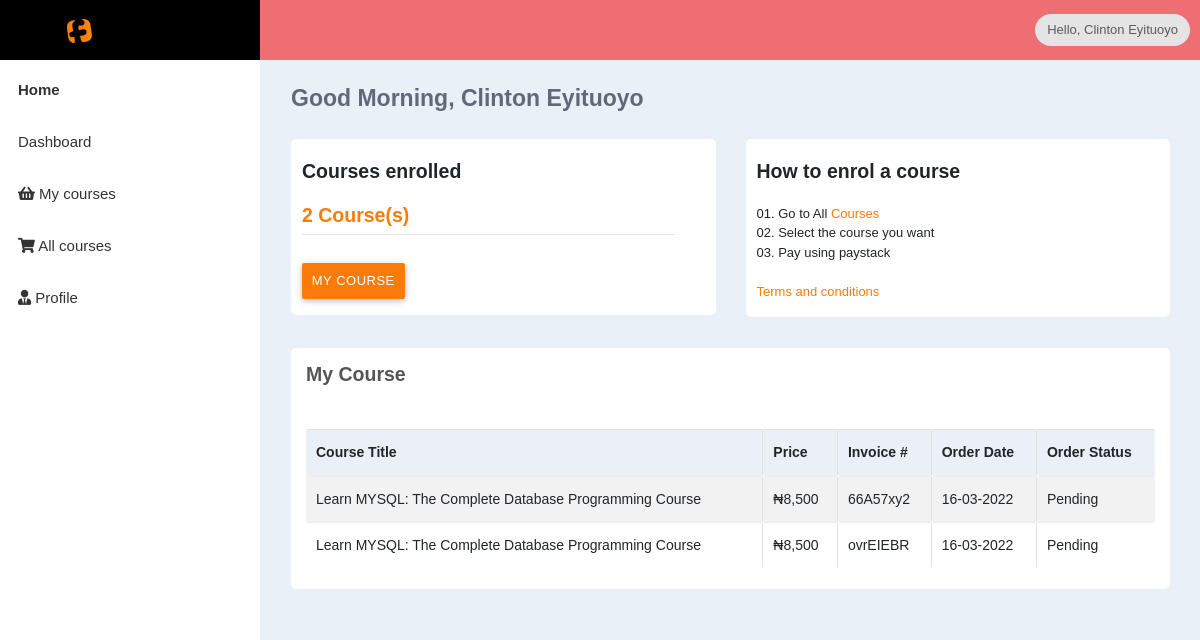
Page /dashboard/index.php (signed in) on the committed database.
### tables this page shows
CREATE TABLE `users` (
  `id` int(11) NOT NULL,
  `fullname` varchar(255) NOT NULL,
  `email` varchar(255) NOT NULL,
  `mobile` varchar(16) NOT NULL,
  `password` text NOT NULL,
  `city` varchar(255) DEFAULT NULL,
  `state` varchar(255) DEFAULT NULL,
  `address` text DEFAULT NULL,
  `forgetpasswordcode` text DEFAULT NULL,
  `created` timestamp NOT NULL DEFAULT current_timestamp(),
  `modified` timestamp NOT NULL DEFAULT current_timestamp() ON UPDATE current_timestamp()
);

CREATE TABLE `orders` (
  `id` int(11) NOT NULL,
  `users_id` int(11) NOT NULL,
  `date_paid` varchar(255) NOT NULL,
  `invoice` varchar(10) NOT NULL,
  `amount` varchar(255) NOT NULL,
  `statuses_id` int(11) NOT NULL DEFAULT 1,
  `course_id` int(11) NOT NULL,
  `created` timestamp NOT NULL DEFAULT current_timestamp(),
  `modified` timestamp NOT NULL DEFAULT current_timestamp() ON UPDATE current_timestamp()
);

CREATE TABLE `courses` (
  `id` int(11) NOT NULL,
  `title` text NOT NULL,
  `slug` text NOT NULL,
  `price` varchar(11) NOT NULL,
  `description` text NOT NULL,
  `img` text DEFAULT NULL,
  `category` int(11) NOT NULL,
  `instructor` int(11) DEFAULT NULL,
  `created` timestamp NOT NULL DEFAULT current_timestamp(),
  `modified` timestamp NOT NULL DEFAULT current_timestamp() ON UPDATE current_timestamp()
);

CREATE TABLE `statuses` (
  `id` int(11) NOT NULL,
  `status` varchar(50) NOT NULL
);

### scripts/php/functions.php (called while the page is built, shortened)
<?php
require_once "helpers/Database.php";
    function fetchCourseTitle($id){
        $fetch = sprintf("SELECT * FROM `courses` WHERE `id`='%d'", $id);
        $countId = Database::Query($fetch, 'all-basket');
        return $countId;
    }
    function fetchUserLogin($email){
        $fetch = sprintf('SELECT * FROM `users` WHERE `email` = "%s"', $email);
        return Database::Query($fetch);
    }
    function getOrders($id){
        $fetch = sprintf('SELECT * FROM `orders` WHERE `users_id` = "%d" ORDER BY `id` DESC', $id);
        $countId = Database::Query($fetch, 's');
        return $countId;
    }
    function getStatus($id){
        $fetch = sprintf('SELECT * FROM `statuses` WHERE `id` = "%d"', $id);
        $countId = Database::Query($fetch);
        return $countId;
    }
?>

### scripts/php/helpers/Database.php (called while the page is built, shortened)
<?php
class Database{
    public static $host;
    public static $user;
    public static $pass;
    public static $db_name;
    public static $conn;
    public static function Create_Connection($hostname = null, $username = null, $password = null, $database = null)
    {
        self::$host = is_null($hostname) ? DB_HOST : $hostname;
        self::$user = is_null($username) ? DB_USER : $username;
        self::$pass = is_null($password) ? DB_PASS : $password;
        self::$db_name = is_null($database) ? DB_NAME : $database;
        self::$conn = new mysqli(self::$host, self::$user, self::$pass, self::$db_name);
    }
    public static function Query($statemet, $type = null)
    {
        if ($ex = self::$conn->query($statemet)) {
            if($type){
                return  $ex;
            }
            while ($row = $ex->fetch_object()) {
                $arr[] = $row;
            }
            return $arr;
        } else {
            return ['error' => mysqli_error(self::$conn)];
        }
    }
}
?>

### dashboard/index.php (the view, shortened to what this page needs)
<?php require_once 'header.php'; ?>
<section class="content">
    <div class="container-fluid">
        <div class="block-header">
            <div class="row">
                <div class="col-xs-12 col-sm-12 col-md-12 col-lg-12">
                    <ul class="breadcrumb breadcrumb-style">
                        <li>
                            <h4 class="page-title">
                                 <?php echo $fullName; ?>
                            </h4>
                        </li>
                    </ul>
                </div>
            </div>
        </div>
        <div class="row">
            <div class="col-xl-6 col-lg-6 col-md-6 col-sm-6">
                <div class="card comp-card">
		<div class="card-body">
			<div class="row align-items-center">
				<div class="col">
					<h4 class="m-t-5 m-b-20">Courses enrolled</h4>
                                <h4 class="f-w-700" style="color:#fa7b07">
                                <?php
                                    $numOrder = mysqli_num_rows($getOrders);
                                    if ($numOrder > 0) {
                                        echo $numOrder.' '.'Course(s)';
                                    } else {
                                        echo '0';
                                    }
                                ?>
                                </h4>
                                <hr class="mt-2">
                                <button type="button" onclick="window.location.href='<?php echo $dashboardUrl; ?>/orders'" class="btn btn-primary m-t-15 waves-effect" style="background-color:#fa7b07">My Course</button>
				</div>
			</div>
		</div>
	</div>
            </div>
            <div class="col-xl-6 col-lg-6 col-md-6 col-sm-6">
                <div class="card comp-card">
		<div class="card-body">
			<div class="row align-items-center">
				<div class="col">
                                <h4 class="m-t-5 m-b-20">How to enrol a course</h4>
					<p class="m-b-0">01. Go to All <a style="color:#fa7b07" href="../courses">Courses</a></p>
					<p class="m-b-0">02. Select the course you want</p>
                                <p class="m-b-0">03. Pay using paystack</p>
                                <p class="m-b-0 mt-4"><a style="color:#fa7b07" href="../terms">Terms and conditions</a></p>
				</div>
			</div>
		</div>
	</div>
            </div>
        </div>
        <div class="row clearfix">
            <div class="col-lg-12 col-md-12 col-sm-12 col-xs-12">
                <div class="card">
                    <div class="header">
                    <h4 class="page-title">My Course</h4>
                    </div>
                    <div class="body">
                        <div class="table-responsive">
                            <table
                                class="table table-bordered table-striped table-hover js-basic-example dataTable">
                                <thead>
                                    <tr>
                                        <th>Course Title</th>
                                        <th>Price</th>
                                        <th>Invoice #</th>
                                        <th>Order Date</th>
                                        <th>Order Status</th>
                                    </tr>
                                </thead>
                                <tbody>
                                <?php
                                $numRow = mysqli_num_rows($getOrders);
                                if ($numRow === 0) {
                                    echo 'No Course yet';
                                } else {
                                    while ($row = mysqli_fetch_assoc($getOrders)) {
                                        $datePaid = $row['date_paid'];
                                        $invoice = $row['invoice'];
                                        $amount = $row['amount'];
                                        $statusId = $row['statuses_id'];
                                        $courseId = $row['course_id'];
                                        $getTitles = fetchCourseTitle($courseId);
                                        $gTitles = mysqli_fetch_assoc($getTitles);
                                        $courseTitle = $gTitles['title'];
                                        $getStatus = getStatus($statusId);
                                        $nStatus = $getStatus[0]->status;
                                            echo '<tr>
                                            <td>'.$courseTitle.'</td>
                                            <td>₦'.number_format($amount).'</td>
                                            <td>'.$invoice.'</td>
                                            <td>'.$datePaid.'</td>
                                            <td>'.$nStatus.'</td>
                                            </tr>';
                                    }
                                }
                                ?>
                                </tbody>
                            </table>
                        </div>
                    </div>
                </div>
            </div>
        </div>
    </div>
</section>
<?php require_once 'footer.php'; ?>

### dashboard/header.php (shortened to what this page needs)
<?php
$email = @$_SESSION['email'];
$dashboardUrl = "http://localhost/learn/dashboard";
require_once $_SERVER["DOCUMENT_ROOT"] ."/learn/scripts/php/functions.php";
$fetchDetails = fetchUserLogin($email);
$fullName = $fetchDetails[0]->fullname;
$userid = $fetchDetails[0]->id;
$getOrders = getOrders($userid);
?>
<!DOCTYPE html>
<html lang="en">
<head>
    <link href="<?php echo $dashboardUrl; ?>/assets/css/app.min.css" rel="stylesheet">
    <link href="<?php echo $dashboardUrl; ?>/assets/css/style.css" rel="stylesheet" />
    <link href="<?php echo $dashboardUrl; ?>/assets/css/styles/all-themes.css" rel="stylesheet" />
</head>
<body class="light">
    <nav class="navbar">
        <div class="container-fluid">
            <div class="navbar-header">
                <a class="navbar-brand" href="index">
                    <img src="../images/smfood.png" alt="" />
                </a>
            </div>
            <div class="collapse navbar-collapse" id="navbar-collapse">
                <ul class="nav navbar-nav navbar-left">
                    <li>
                        <a href="index.html#" onClick="return false;" class="sidemenu-collapse">
                        </a>
                    </li>
                </ul>
                <ul class="nav navbar-nav navbar-right">
                    <li class="fullscreen">
                        <a href="javascript:;" class="fullscreen-btn">
                        </a>
                    </li>
                    <li class="dropdown user_profile">
                        <div class="chip dropdown-toggle" data-toggle="dropdown">
                            Hello, <?php echo $fullName; ?>
                        </div>
                    </li>
                </ul>
            </div>
        </div>
    </nav>
    <div>
        <aside id="leftsidebar" class="sidebar">
            <div class="menu">
                <ul class="list">
                    <li class="active">
                        <a href="../index">
                            <span>Home</span>
                        </a>
                    </li>
                    <li>
                        <a href="<?php echo $dashboardUrl; ?>/index">
                            <span>Dashboard</span>
                        </a>
                    </li>
                    <li>
                        <a href="<?php echo $dashboardUrl; ?>/orders">
                            <i class="fas fa-shopping-basket"></i>
                            <span>My courses</span>
                        </a>
                    </li>
                    <li>
                        <a href="../courses">
                            <i class="fas fa-shopping-cart"></i>
                            <span>All courses</span>
                        </a>
                    </li>
                    <li>
                        <a href="<?php echo $dashboardUrl; ?>/profile">
                            <i class="fas fa-user-tie"></i>
                            <span>Profile</span>
                        </a>
                    </li>
                </ul>
            </div>
        </aside>
    </div>

### rows in the picture
users: fullname "Clinton Eyituoyo"
orders: course.title "Learn MYSQL: The Complete Database Programming Course", amount "8,500", invoice "66A57xy2", date_paid "16-03-2022", statuses.status "Pending"
orders: course.title "Learn MYSQL: The Complete Database Programming Course", amount "8,500", invoice "ovrEIEBR", date_paid "16-03-2022", statuses.status "Pending"

### other values in the picture
$numOrder "2"
